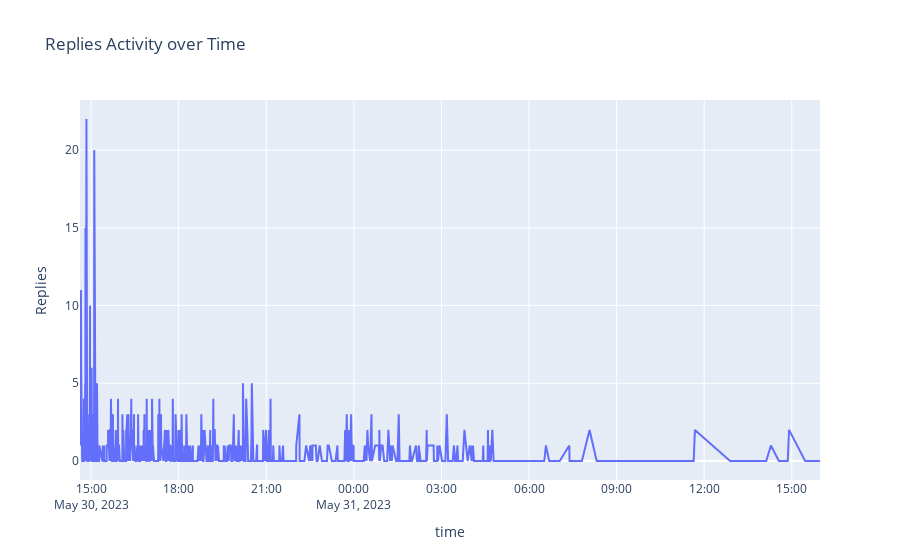

Write notebook code for a chart like this one.
### Code cell
import plotly.express as px
import plotly.graph_objects as go
import plotly.offline as pyo

g = testdf.groupby('time')['replies_count'].sum()

fig = px.line(g, 
              x=g.index,  
              y=g.values, 
              labels={'x':'time', 'y':'Replies'},
              title='Replies Activity over Time',
              )
fig.show()

pyo.plot(fig, filename='plotly.html', auto_open=False)

### Figure 1 — Plotly figure (JSON) as saved in the notebook; plotly's stock layout.template omitted (floating-point values rounded to 4 significant figures; data arrays with more than 128 entries replaced by an {"elided": "..."} marker saying what was removed)
{"data": [{"hovertemplate": "time=%{x}<br>Replies=%{y}<extra></extra>", "legendgroup": "", "line": {"color": "#636efa", "dash": "solid"}, "marker": {"symbol": "circle"}, "mode": "lines", "name": "", "orientation": "v", "showlegend": false, "type": "scatter", "x": {"elided": "889 str values"}, "xaxis": "x", "y": {"elided": "889 int values"}, "yaxis": "y"}], "layout": {"legend": {"tracegroupgap": 0}, "title": {"text": "Replies Activity over Time"}, "xaxis": {"anchor": "y", "domain": [0, 1], "title": {"text": "time"}}, "yaxis": {"anchor": "x", "domain": [0, 1], "title": {"text": "Replies"}}}}
